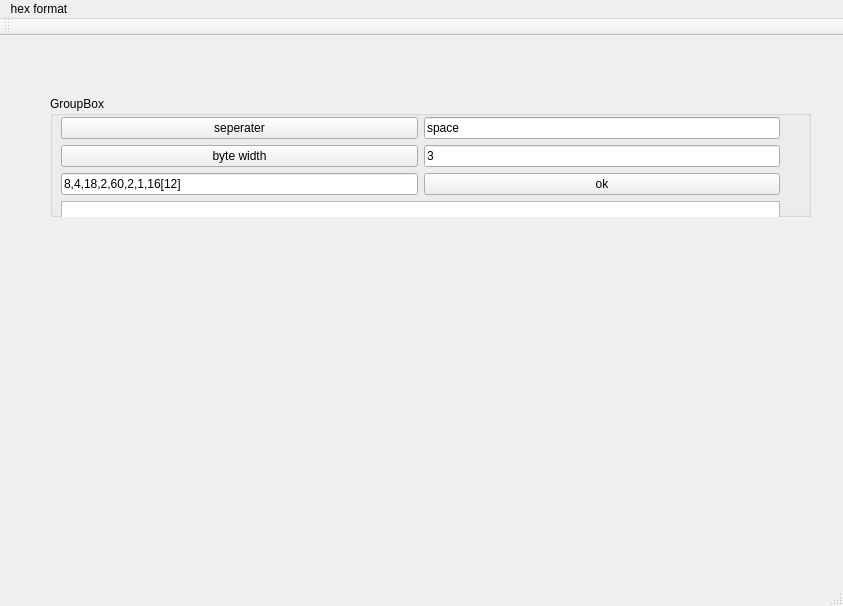
<?xml version="1.0" encoding="UTF-8"?>
<ui version="4.0">
 <class>MainWindow</class>
 <widget class="QMainWindow" name="MainWindow">
  <property name="geometry">
   <rect>
    <x>0</x>
    <y>0</y>
    <width>843</width>
    <height>606</height>
   </rect>
  </property>
  <property name="windowTitle">
   <string>MainWindow</string>
  </property>
  <widget class="QWidget" name="centralWidget">
   <widget class="QGroupBox" name="groupBox">
    <property name="geometry">
     <rect>
      <x>50</x>
      <y>60</y>
      <width>761</width>
      <height>121</height>
     </rect>
    </property>
    <property name="title">
     <string>GroupBox</string>
    </property>
    <widget class="QWidget" name="verticalLayoutWidget">
     <property name="geometry">
      <rect>
       <x>0</x>
       <y>10</y>
       <width>741</width>
       <height>218</height>
      </rect>
     </property>
     <layout class="QVBoxLayout" name="verticalLayout">
      <item>
       <layout class="QGridLayout" name="gridLayout">
        <item row="0" column="0">
         <widget class="QPushButton" name="pushButton">
          <property name="text">
           <string>seperater</string>
          </property>
         </widget>
        </item>
        <item row="1" column="0">
         <widget class="QPushButton" name="pushButton_3">
          <property name="text">
           <string>byte width</string>
          </property>
         </widget>
        </item>
        <item row="2" column="2">
         <widget class="QPushButton" name="pushButton_2">
          <property name="text">
           <string>ok</string>
          </property>
         </widget>
        </item>
        <item row="1" column="2">
         <widget class="QLineEdit" name="lineEdit_2">
          <property name="text">
           <string>3</string>
          </property>
         </widget>
        </item>
        <item row="0" column="2">
         <widget class="QLineEdit" name="lineEdit">
          <property name="text">
           <string>space</string>
          </property>
         </widget>
        </item>
        <item row="2" column="0">
         <widget class="QLineEdit" name="lineEdit_3">
          <property name="text">
           <string>8,4,18,2,60,2,1,16[12]</string>
          </property>
         </widget>
        </item>
       </layout>
      </item>
      <item>
       <widget class="QTextEdit" name="textEdit"/>
      </item>
     </layout>
    </widget>
   </widget>
  </widget>
  <widget class="QMenuBar" name="menuBar">
   <property name="geometry">
    <rect>
     <x>0</x>
     <y>0</y>
     <width>843</width>
     <height>26</height>
    </rect>
   </property>
   <widget class="QMenu" name="menuHex_format">
    <property name="title">
     <string>hex format</string>
    </property>
   </widget>
   <addaction name="menuHex_format"/>
  </widget>
  <widget class="QToolBar" name="mainToolBar">
   <attribute name="toolBarArea">
    <enum>TopToolBarArea</enum>
   </attribute>
   <attribute name="toolBarBreak">
    <bool>false</bool>
   </attribute>
  </widget>
  <widget class="QStatusBar" name="statusBar"/>
 </widget>
 <layoutdefault spacing="6" margin="11"/>
 <resources/>
 <connections/>
</ui>
